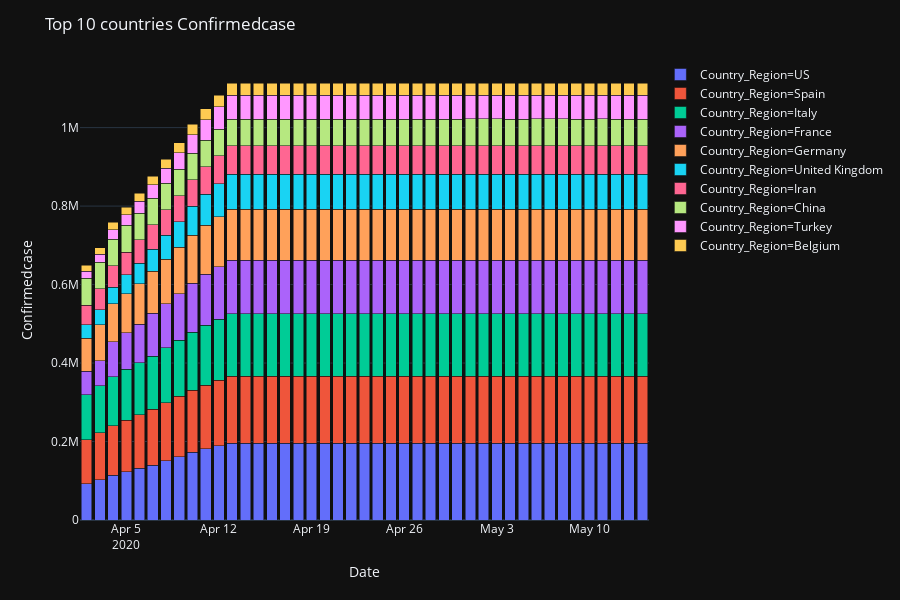

The notebook cell saved with this chart:
### Code cell
countries = top_country.Country_Region.unique().tolist()
df_plot = test_df_predict.loc[(test_df_predict.Country_Region.isin(countries[0:10])) & (test_df_predict.Date >= '2020-04-02')] [['Date', 'Country_Region', 'Confirmedcase', 'Fatalities']].groupby(['Date', 'Country_Region']).max().reset_index()
df_plot = df_plot.groupby(['Date', 'Country_Region']).sum().sort_values(by='Confirmedcase', ascending=False).reset_index()
#df_plot

fig = px.bar(df_plot, x="Date", y="Confirmedcase", color="Country_Region", barmode="stack",)
fig.update_layout(title='Top 10 countries Confirmedcase')
fig.show()
